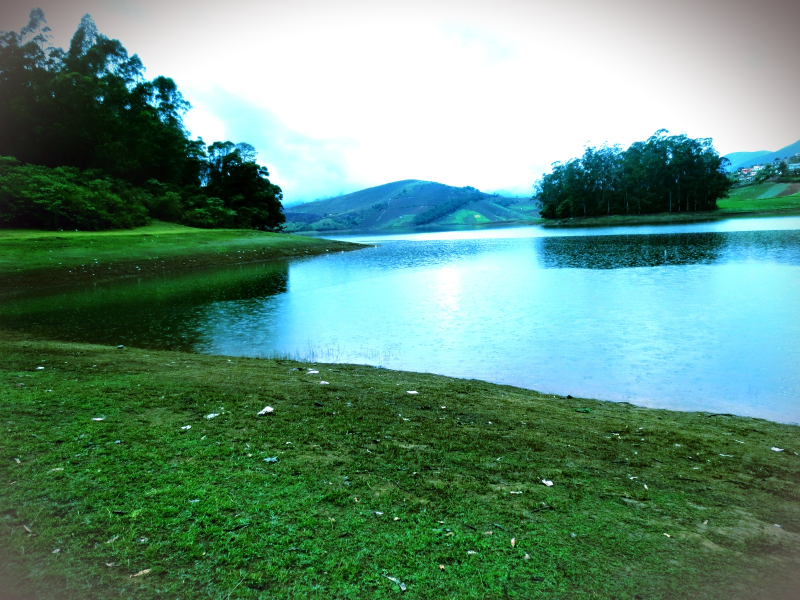
#> input picture photos/1.jpg, 1600 x 1200 px (shown at 1/2 size)
$ python photo_track.py
#> lines starting #> are read from the running program, lines starting #| are printed output that depends on the picture; after the words box and inside, x2 and y2 are one past the last pixel; in counts of white or black regions, pixels touching at a corner belong together
import cv2
import numpy as np


def nothing(x):
    pass


cv2.namedWindow("Tracking")
cv2.createTrackbar("LH", "Tracking", 0, 255, nothing)
#> slider 'LH' is set to 51
cv2.createTrackbar("LS", "Tracking", 0, 255, nothing)
#> slider 'LS' is set to 51
cv2.createTrackbar("LV", "Tracking", 0, 255, nothing)
#> slider 'LV' is set to 51
cv2.createTrackbar("UH", "Tracking", 255, 255, nothing)
cv2.createTrackbar("US", "Tracking", 255, 255, nothing)
cv2.createTrackbar("UV", "Tracking", 255, 255, nothing)
a = 1
while True:
    frame = cv2.imread("photos/1.jpg")
#> frame is the input picture: shape (1200, 1600, 3); mean B, G, R 124.5, 143.2, 100.3
    scale_percent = 20  # percent of original size
    width = int(frame.shape[1] * scale_percent / 100)
#> width = 320
    height = int(frame.shape[0] * scale_percent / 100)
#> height = 240
    dim = (width, height)
#> dim = (320, 240)
    frame = cv2.resize(frame, dim, interpolation=cv2.INTER_AREA)
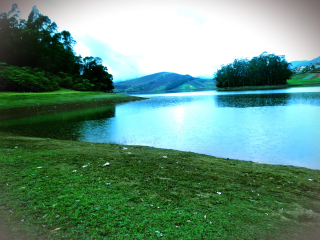
#> frame: shape (240, 320, 3); mean B, G, R 124.5, 143.2, 100.3

    hsv = cv2.cvtColor(frame, cv2.COLOR_BGR2HSV)
#> hsv: shape (240, 320, 3); mean H, S, V 58.8, 116.8, 148.6

    l_h = cv2.getTrackbarPos("LH", "Tracking")
    l_s = cv2.getTrackbarPos("LS", "Tracking")
    l_v = cv2.getTrackbarPos("LV", "Tracking")

    u_h = cv2.getTrackbarPos("UH", "Tracking")
    u_s = cv2.getTrackbarPos("US", "Tracking")
    u_v = cv2.getTrackbarPos("UV", "Tracking")

    l_b = np.array([l_h, l_s, l_v])
    u_b = np.array([u_h, u_s, u_v])

    mask = cv2.inRange(hsv, l_b, u_b)
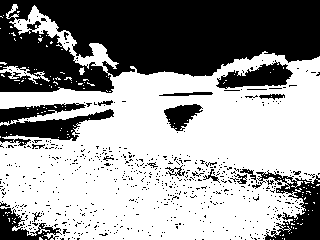
#> mask: shape (240, 320); 59.4% white; 641 black regions (617 under 20 px), largest, box (x1, y1, x2, y2) and area: (0, 0, 320, 93) 21935, (0, 103, 114, 146) 2365, (252, 170, 320, 240) 1981

    res = cv2.bitwise_and(frame, frame, mask=mask)
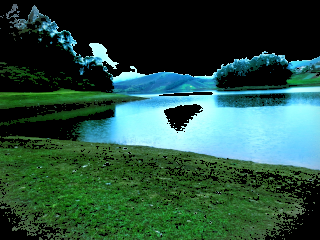
#> res: shape (240, 320, 3); mean B, G, R 65.1, 80.1, 40.7

    cv2.imshow("frame", frame)
    cv2.imshow("mask", mask)
    cv2.imshow("res", res)

    key = cv2.waitKey(1)
#> (key Esc is pressed here)
    if key == 27:
        break
    elif key == ord("s"):
        cv2.imwrite("img" + str(a) + ".jpg", res)
        a = a + 1

$ run again, with photos/2.JPG copied over photos/1.jpg
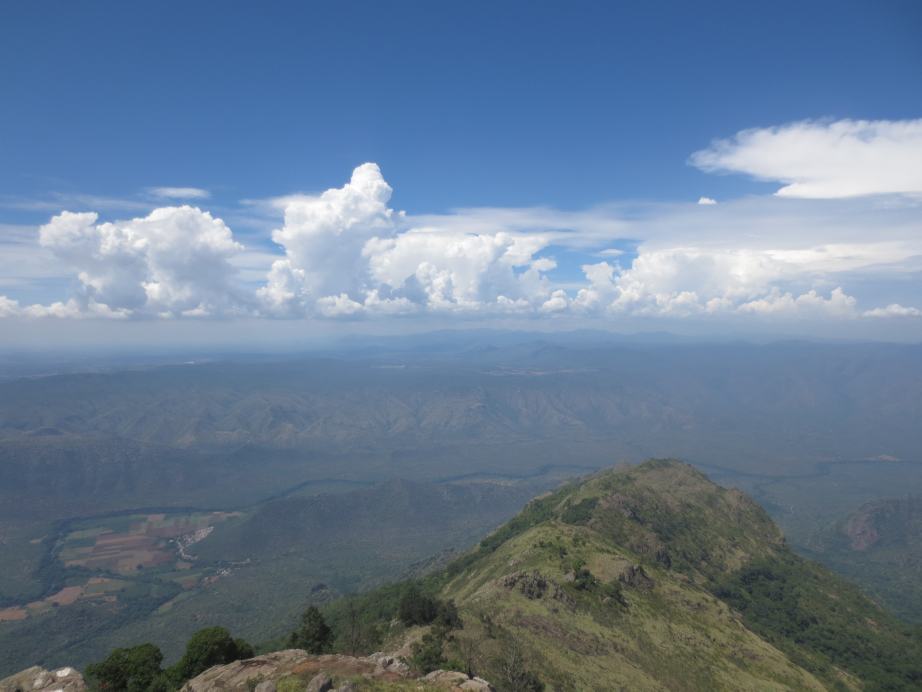
#> input picture photos/2.JPG, 4608 x 3456 px (shown at 1/5 size)
#> frame is the input picture: shape (3456, 4608, 3); mean B, G, R 148, 124.8, 104.3
#> frame: shape (691, 921, 3)
#> hsv: shape (691, 921, 3); mean H, S, V 94.5, 81.8, 151
#> `mask = cv2.inRange(hsv, l_b, u_b)`:
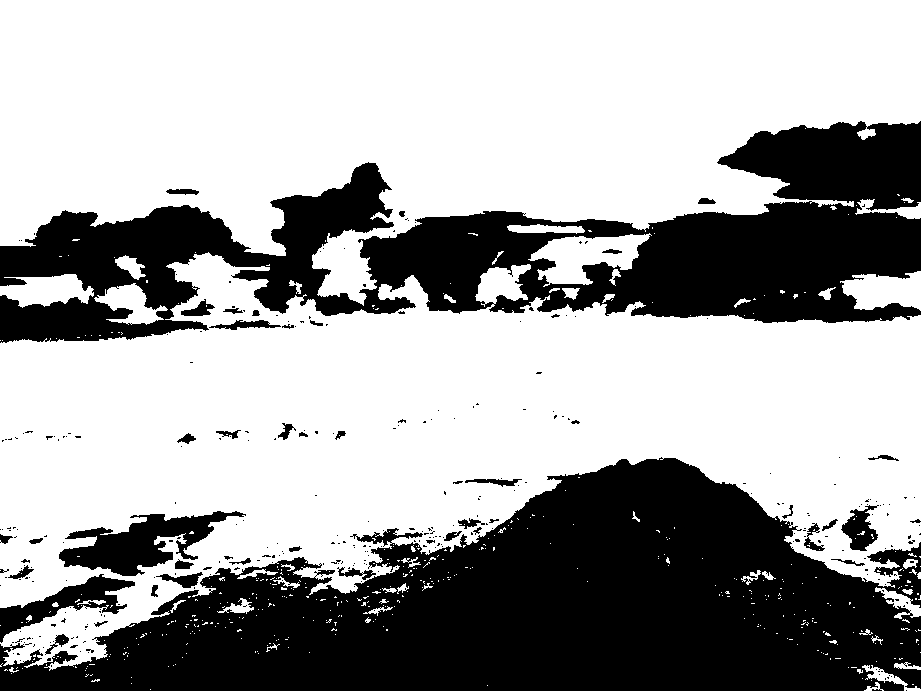
#> mask: shape (691, 921); 64.7% white; 320 black regions (272 under 20 px), largest, box (x1, y1, x2, y2) and area: (0, 457, 921, 691) 123419, (0, 121, 921, 343) 87499, (59, 511, 246, 576) 5356
#> `res = cv2.bitwise_and(frame, frame, mask=mask)`:
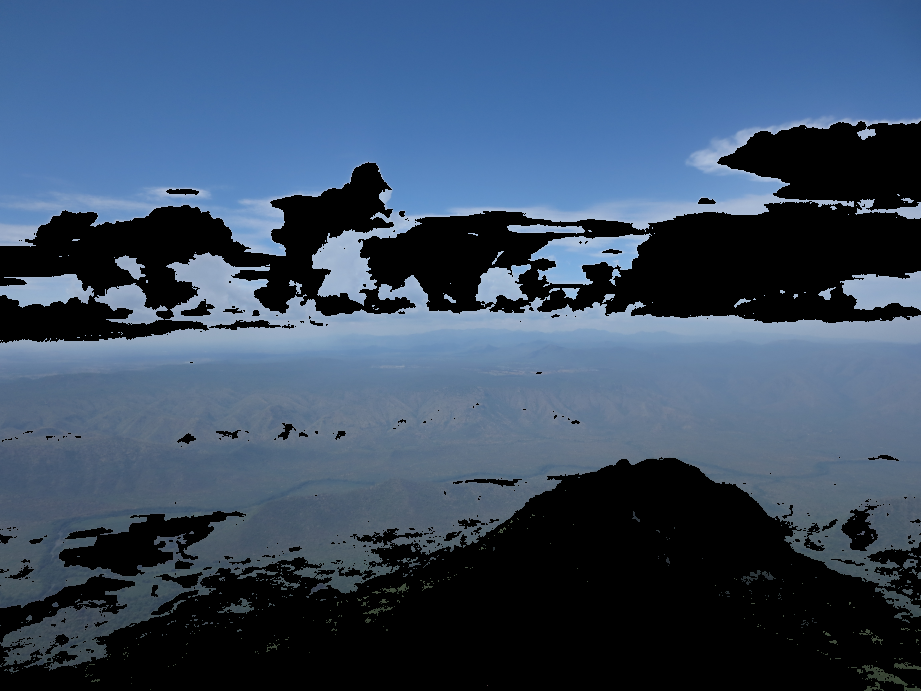
#> res: shape (691, 921, 3); mean B, G, R 101.6, 77.8, 58.9

$ run again, with photos/3.JPG copied over photos/1.jpg
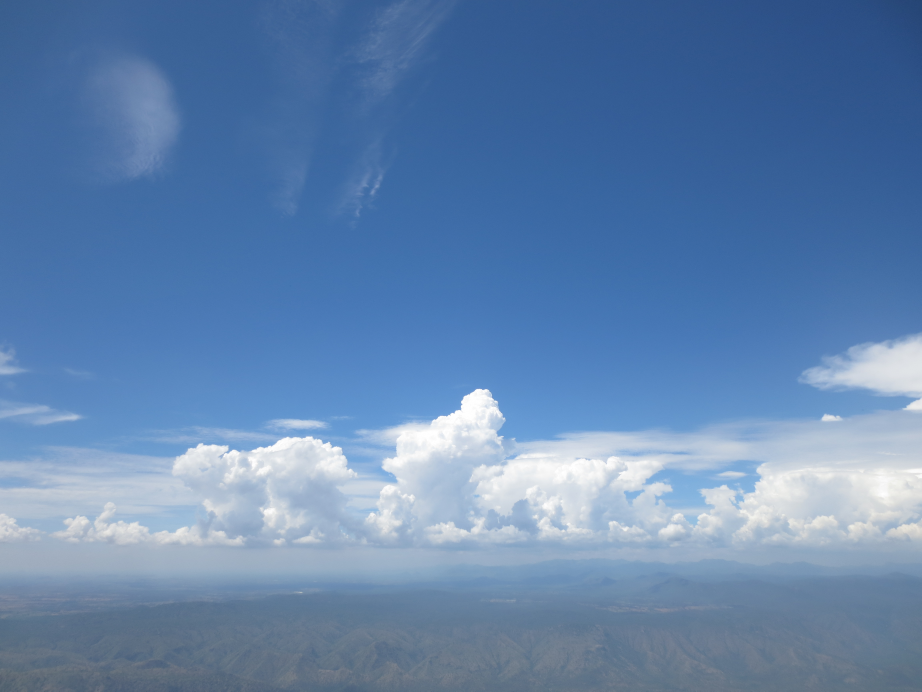
#> input picture photos/3.JPG, 4608 x 3456 px (shown at 1/5 size)
#> frame is the input picture: shape (3456, 4608, 3); mean B, G, R 174, 131.9, 98.5
#> frame: shape (691, 921, 3)
#> hsv: shape (691, 921, 3); mean H, S, V 105.6, 114.9, 174
#> `mask = cv2.inRange(hsv, l_b, u_b)`:
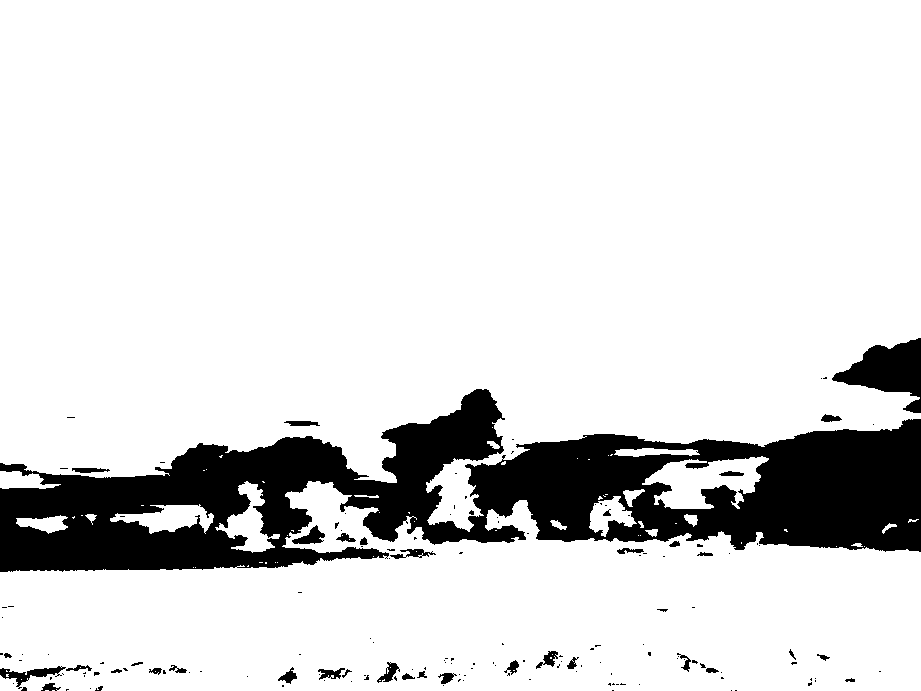
#> mask: shape (691, 921); 86.2% white; 161 black regions (122 under 20 px), largest, box (x1, y1, x2, y2) and area: (0, 389, 921, 572) 80329, (832, 338, 921, 413) 3335, (0, 666, 66, 689) 484
#> `res = cv2.bitwise_and(frame, frame, mask=mask)`:
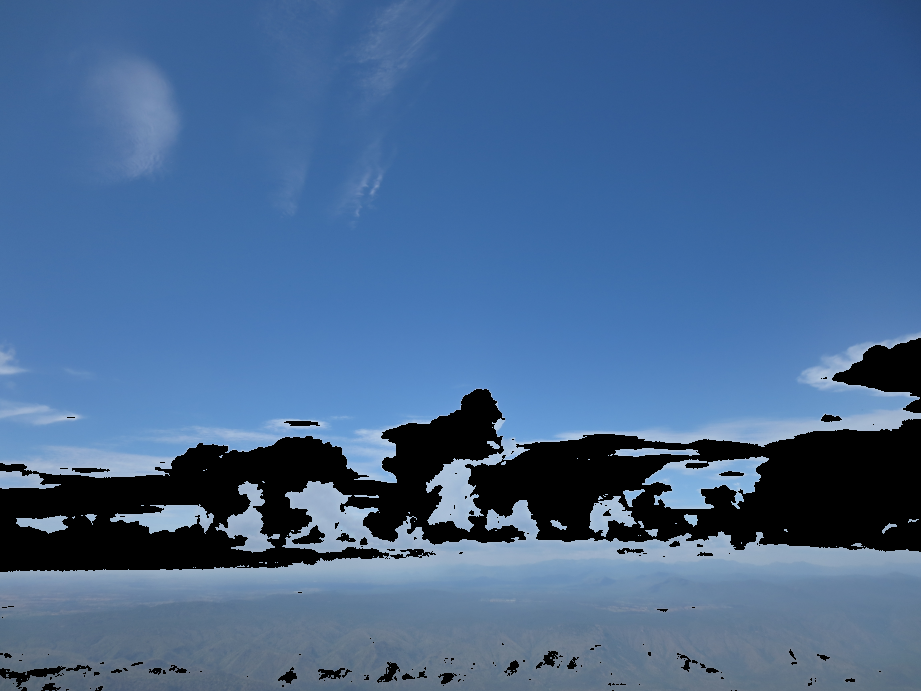
#> res: shape (691, 921, 3); mean B, G, R 144.2, 103.7, 71.6
